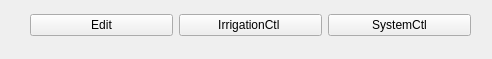
<?xml version="1.0" encoding="UTF-8"?>
<ui version="4.0">
 <class>RFActionbar</class>
 <widget class="QWidget" name="RFActionbar">
  <property name="geometry">
   <rect>
    <x>0</x>
    <y>0</y>
    <width>492</width>
    <height>59</height>
   </rect>
  </property>
  <property name="windowTitle">
   <string>Form</string>
  </property>
  <widget class="QWidget" name="layoutWidget">
   <property name="geometry">
    <rect>
     <x>30</x>
     <y>10</y>
     <width>441</width>
     <height>30</height>
    </rect>
   </property>
   <layout class="QHBoxLayout" name="horizontalLayout">
    <item>
     <widget class="QPushButton" name="btn_Edit">
      <property name="text">
       <string>Edit</string>
      </property>
     </widget>
    </item>
    <item>
     <widget class="QPushButton" name="btn_Irrigation">
      <property name="text">
       <string>IrrigationCtl </string>
      </property>
     </widget>
    </item>
    <item>
     <widget class="QPushButton" name="btn_System">
      <property name="text">
       <string>SystemCtl</string>
      </property>
     </widget>
    </item>
   </layout>
  </widget>
 </widget>
 <resources/>
 <connections/>
</ui>
